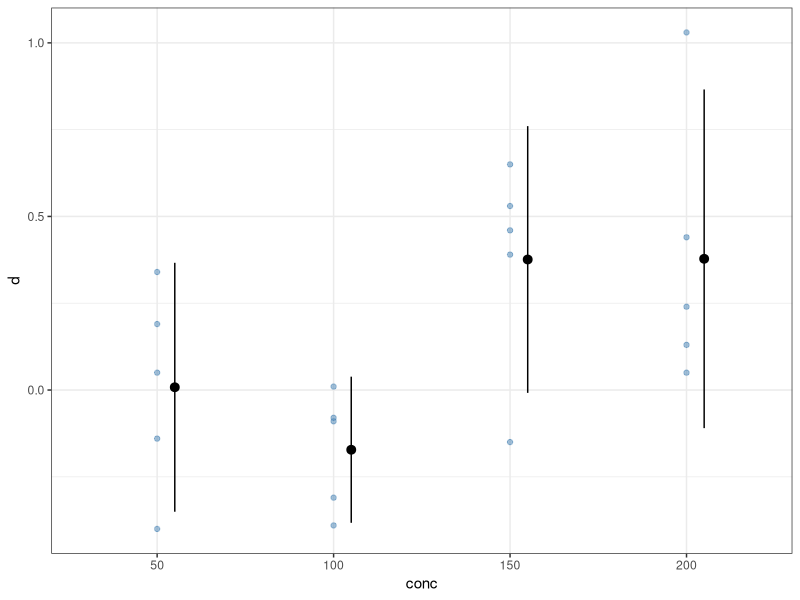
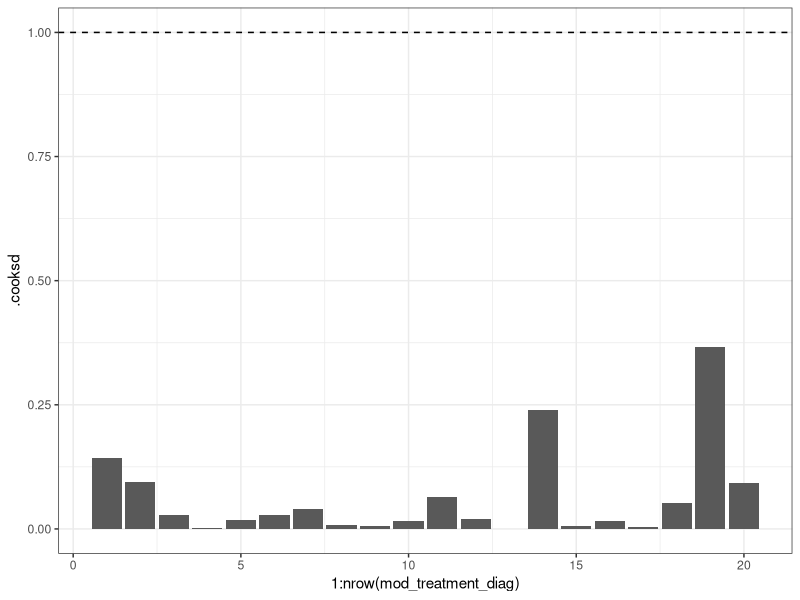
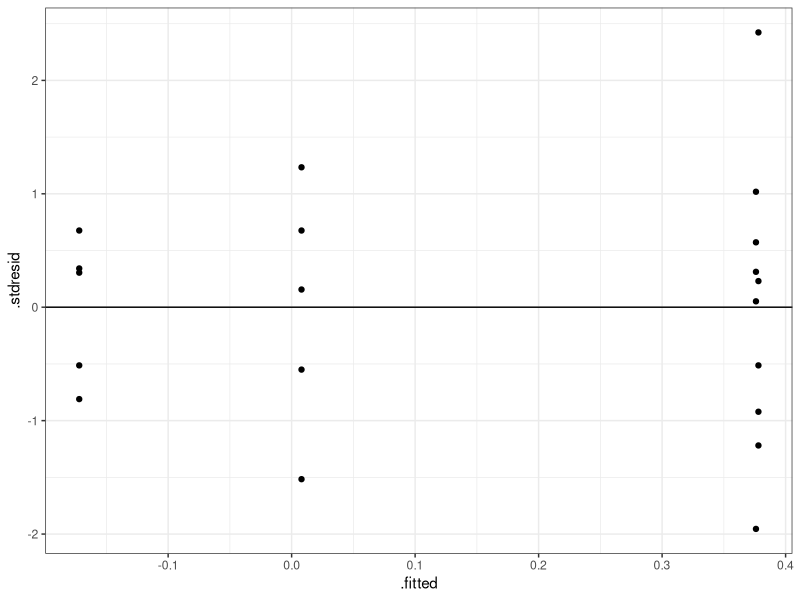
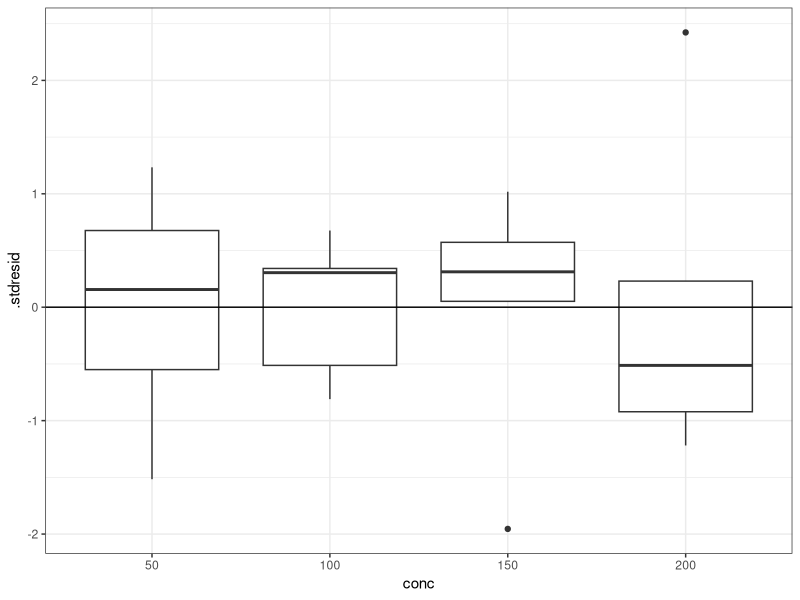

Recreate these plots in R, in order. (Note: this script raises an error after producing the figures.)
# Однофакторный дисперсионный анализ
# М.А. Варфоломеева, PhD
# Биологический факультет, СПбГУ

# Пример --- нектар с кофеином  -----------------------
# Растения используют кофеин для защиты от
# поедания травоядными. Как присутствие кофеина
# будет влиять на поведение опылителей?
# Пчелам предлагали кормушки с двумя чашками:
# - Чистый 20% сахарный сироп
# - Сироп с кофеином (50, 100, 150 или 200\textperthousand)
# По разнице съеденного в двух чашках можно судить о\ степени привлекательности сиропа с кофеином.
# Данные: Singaravelan et al. 2005

# Открываем данные и приводим их в порядок
library(readxl)
bees <- read_excel('data/caffeine_Singaravelan_et_al_2005.xlsx', sheet = 'bees_feeding')

# Все ли правильно открылось?
str(bees)

# Для удобства создадим короткие названия переменных
colnames(bees) <- c('conc', 'd')

# Концентрацию кофеина сделаем фактором
bees$conc <- factor(bees$conc)

# Есть ли пропущенные значения
colSums(is.na(bees))

# Какой объем выборки (объемы групп)
table(bees$conc)

# График
library(ggplot2)
theme_set(theme_bw())
ggplot(data = bees, aes(x = conc, y = d)) +
  geom_point(alpha = 0.5, colour = 'steelblue') +
  stat_summary(geom = 'pointrange', fun.data = mean_cl_normal,
               position = position_nudge(x = 0.1))


# Линейная модель с одним дискретным предиктором в параметризации индикаторов  -----------------------

# Подбираем линейную модель в параметризации индикаторов
mod_treatment <- lm(d ~ conc, data = bees)
mod_treatment

# Линейная модель с одним дискретным предиктором в параметризации эффектов -----------------------

# Подбираем линейную модель в параметризации эффектов
mod_sum <- lm(d ~ conc, data = bees, contrasts = list(conc = contr.sum))
coef(mod_sum)


# Диагностика линейной модели -----------------------

# Данные для анализа остатков
mod_treatment_diag <- fortify(mod_treatment) # функция из пакета ggplot2
head(mod_treatment_diag)

# График расстояния Кука
ggplot(mod_treatment_diag, aes(x = 1:nrow(mod_treatment_diag), y = .cooksd)) +
  geom_bar(stat = 'identity') +
  geom_hline(yintercept = 1, linetype = 2)

# График остатков от предсказанных значений
gg_resid <- ggplot(data = mod_treatment_diag, aes(x = .fitted, y = .stdresid)) +
  geom_point() + geom_hline(yintercept = 0)
gg_resid

# График зависимости остатков от предикторов в модели
ggplot(data = mod_treatment_diag, aes(x = conc, y = .stdresid)) +
  geom_boxplot() + geom_hline(yintercept = 0)
# Удобнее смотреть на боксплот.

# Квантильный график остатков
library(car)
qqPlot(mod_treatment, id = FALSE) # функция из пакета car


# Тестирование значимости коэффициентов модели с дискретным предиктором  -----------------------
# Мы уже подобрали коэффициенты модели, \newline и можем  теперь записать ее уравнение
coef(mod_treatment)

# t-тесты тестируют различия лишь некоторых групп
summary(mod_treatment)

# Структура общей изменчивости. Дисперсионный анализ  -----------------------

# Дисперсионный анализ в R -----------------------
# В R есть много функций, связанных с дисперсионным анализом:
# Мы рекомендуем `Anova()` из пакета `car`, т.к.
# она умеет тестировать влияние факторов в
# определенном порядке. Когда факторов будет
# больше одного, это станет важно для результатов.

# Способ параметризации не влияет на результаты однофакторного дисперсионного анализа
# Параметризация индикаторов
Anova(mod_treatment)
# Параметризация эффектов
Anova(mod_sum)


# Зоопарк пост хок тестов  -----------------------


# Пост хок тесты в R  -----------------------

library(multcomp)
bees_ph <- glht(mod_treatment, linfct = mcp(conc = 'Tukey'))

# Результаты попарных сравнений при помощи теста Тьюки
summary(bees_ph)


# Визуализация результатов дисперсионного анализа  -----------------------

# Данные для графика при помощи `predict()`
# Значения предикторов
new_data <- data.frame(conc = factor(levels(bees$conc), levels = levels(bees$conc)))
# Добавляем предсказанные значения
new_data <- data.frame(
  new_data,
  predict(mod_treatment, newdata = new_data, interval = 'confidence'))
new_data

# Данные для графика вручную
new_data <- data.frame(conc = factor(levels(bees$conc), levels = levels(bees$conc)))

X <- model.matrix(~ conc, data = new_data)   # Модельная матрица
betas <- coef(mod_treatment)                 # Коэффициенты
new_data$fit <- as.numeric(X %*% betas)      # Предсказанные значения
new_data$se <- sqrt(diag(X %*% vcov(mod_treatment) %*% t(X)))      # Стандартные ошибки
t_crit <- qt(0.975, df = nrow(bees) - length(coef(mod_treatment))) # t для дов. инт.
new_data$lwr <- new_data$fit - t_crit * new_data$se
new_data$upr <- new_data$fit + t_crit * new_data$se
new_data

# График предсказанных значений
gg_lsmeans <- ggplot(data = new_data, aes(x = conc, y = fit)) +
  geom_errorbar(aes(ymin = lwr, ymax = upr), width = 0.1) +
  geom_point(aes(colour = conc), size = 3) +
  labs(x = 'Концентрация кофеина, ‰', y = 'Разница поглощения сиропа\n(чистого и с кофеином)') +
  scale_colour_brewer(palette = 'Dark2') + theme(legend.position = 'none')
gg_lsmeans

# Можно привести результаты пост хок теста на графике
gg_lsmeans +
  geom_text(aes(label = c('AB', 'B', 'AC', 'AC')),
            size = 3, position = position_nudge(x = 0.2))
